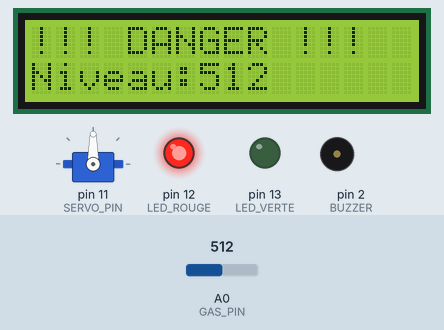
Bench run of a sketch on a simulated Arduino Uno, built with avr-gcc and run on an emulated ATmega328P. On the bench: 16×2 character LCD, servo, output pins drawn as LEDs (lit = HIGH), buzzer (waves = sounding, pin HIGH). Inputs (shaded band) come from the test bench; at power-on: A0 (GAS_PIN) = 512. What the sketch prints to the serial monitor is not drawn.

Above: at 3.4 s.
3.5 s: A0 (GAS_PIN) set to 406
At 4.1 s:
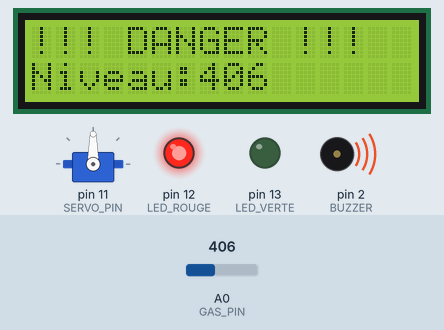
5.8 s: A0 (GAS_PIN) set to 390
At 6.6 s:
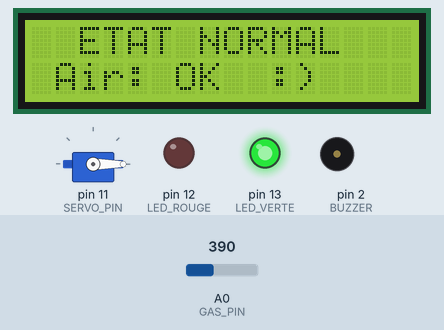
7.5 s: A0 (GAS_PIN) set to 410
At 7.73 s:
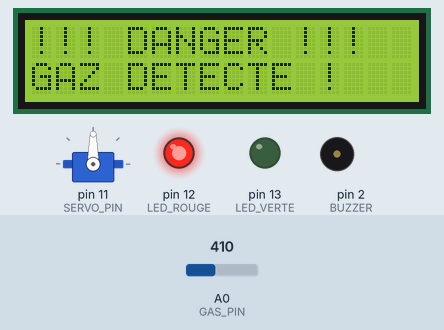
9.9 s: A0 (GAS_PIN) set to 306
At 11.5 s:
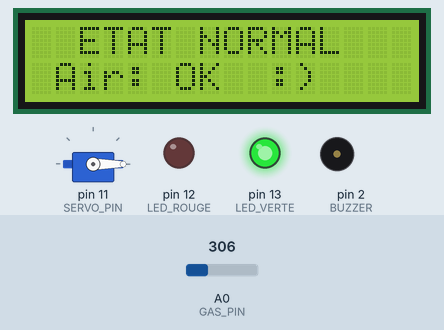
Timing chart, 0 to 12.5 s (numbered marks = the images above; inputs shaded):
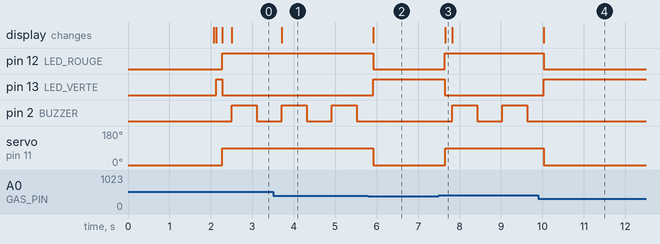

The sketch:

sketch_apr23a.ino
```cpp
// ============================================================
//   SMART GAS DETECTOR - Projet IoT
//   Composants : MQ-2, LCD 16x2, LED Rouge, LED Verte,
//                Buzzer, Servo (fenêtre), Virtual Terminal
//   Simulation Proteus 8 + Arduino IDE
// ============================================================

#include <LiquidCrystal.h>//pour controler l ecran LCD
#include <Servo.h>//pour controler le moteur

// --- Broches ---
#define GAS_PIN     A0   // Capteur MQ-2 sortie analogique
#define LED_ROUGE   12    // LED rouge = danger
#define LED_VERTE   13   // LED verte = normal
#define BUZZER      2    // Buzzer sonore
#define SERVO_PIN   11    // Servo = ouverture fenêtre

// LCD (RS, E, D4, D5, D6, D7)
LiquidCrystal lcd(8, 7 , 6 , 5, 4, 3);

Servo servoFenetre;

// --- Seuil de détection ---
// Valeur analogique 0-1023. En dessous = normal, au dessus = gaz détecté
// Ajuste selon tes tests dans Proteus (entre 300 et 500 généralement)
const int SEUIL_GAZ = 400;

// --- Variables ---
int valeurGaz = 0;
bool etatAlerte = false;
unsigned long dernierBip = 0;
bool buzzerOn = false;

// ============================================================
void setup() {
  // Initialisation LCD
  lcd.begin(16, 2);
  lcd.clear();

  // Initialisation broches
  pinMode(LED_ROUGE, OUTPUT);
  pinMode(LED_VERTE, OUTPUT);
  pinMode(BUZZER, OUTPUT);

  // Initialisation servo - fenêtre fermée au démarrage
  servoFenetre.attach(SERVO_PIN);
  servoFenetre.write(0);   // 0° = fenêtre fermée

  // Communication série ? Virtual Terminal (Proteus)
  Serial.begin(9600);

  // Message de démarrage sur LCD
  lcd.setCursor(0, 0);
  lcd.print("  GAS DETECTOR  ");
  lcd.setCursor(0, 1);
  lcd.print("  Demarrage...  ");
  delay(2000);
  lcd.clear();

  // Message de démarrage sur Virtual Terminal
  Serial.println("=== Smart Gas Detector ===");
  Serial.println("Systeme pret. Surveillance en cours...");
  Serial.println("Seuil alerte: 400");
  Serial.println("==========================");

  // État initial = NORMAL
  etatNormal();
}

// ============================================================
void loop() {
  // Lire le capteur MQ-2
  valeurGaz = analogRead(GAS_PIN);

  if (valeurGaz >= SEUIL_GAZ) {
    // --- ALERTE GAZ DETECTE ---
    if (!etatAlerte) {
      etatAlerte = true;
      etatAlerteGaz();
    }
    // Buzzer qui bipe en continu (alternance ON/OFF)
    bipperBuzzer();

  } else {
    // --- ÉTAT NORMAL ---
    if (etatAlerte) {
      etatAlerte = false;
      etatNormal();
      Serial.println("[INFO] Gaz disperse. Retour a la normale.");
    }
  }

  delay(200); // Pause lecture
}

// ============================================================
//  Fonction : État NORMAL (pas de gaz)
// ============================================================
void etatNormal() {
  // LEDs
  digitalWrite(LED_VERTE, HIGH);   // Verte allumée
  digitalWrite(LED_ROUGE, LOW);    // Rouge éteinte

  // Buzzer éteint
  digitalWrite(BUZZER, LOW);
  buzzerOn = false;

  // Servo : ferme la fenêtre (0°)
  servoFenetre.write(0);

  // Affichage LCD
  lcd.clear();
  lcd.setCursor(0, 0);
  lcd.print("  ETAT NORMAL   ");
  lcd.setCursor(0, 1);
  lcd.print(" Air: OK  :)    ");

  // Message Virtual Terminal (simule SMS)
  Serial.println("----------------------------");
  Serial.println("[STATUS] AIR NORMAL");
  Serial.println("Pas de gaz detecte.");
  Serial.println("LED verte allumee.");
  Serial.println("Fenetre: FERMEE");
  Serial.println("----------------------------");
}

// ============================================================
//  Fonction : ALERTE - Gaz détecté
// ============================================================
void etatAlerteGaz() {
  // LEDs
  digitalWrite(LED_VERTE, LOW);    // Verte éteinte
  digitalWrite(LED_ROUGE, HIGH);   // Rouge allumée

  // Servo : ouvre la fenêtre (90°)
  servoFenetre.write(90);

  // Affichage LCD - Ligne 1
  lcd.clear();
  lcd.setCursor(0, 0);
  lcd.print("!!! DANGER !!!  ");
  lcd.setCursor(0, 1);
  lcd.print("GAZ DETECTE !   ");

  // Message Virtual Terminal (simule envoi SMS)
  Serial.println("****************************");
  Serial.println("[!!! ALERTE !!!]");
  Serial.println("GAZ DETECTE DANS L'AIR !");
  Serial.println(">> RENTREZ A LA MAISON !");
  Serial.println(">> Fenetre ouverte AUTO.");
  Serial.println(">> Buzzer active.");
  Serial.println(">> LED rouge allumee.");
  Serial.print("[Valeur capteur MQ-2: ");
  Serial.print(valeurGaz);
  Serial.println("]");
  Serial.println("****************************");
}

// ============================================================
//  Fonction : Bip du buzzer (sonnerie intermittente)
// ============================================================
void bipperBuzzer() {
  unsigned long maintenant = millis();

  // Bip toutes les 500ms
  if (maintenant - dernierBip >= 500) {
    dernierBip = maintenant;
    buzzerOn = !buzzerOn;
    digitalWrite(BUZZER, buzzerOn ? HIGH : LOW);

    // Mettre à jour LCD pour afficher la valeur en temps réel
    lcd.setCursor(0, 1);
    lcd.print("Niveau:");
    lcd.print(valeurGaz);
    lcd.print("    ");
  }
}
```

Measured:
- the behaviour switches between 400 and 399 on A0 (GAS_PIN) (found by bisection; images 1 and 2)
- after the input at 3.5 s, the display: changes after 0.21 s (image 1)
- after the input at 5.8 s, pin 12 (LED_ROUGE): HIGH → LOW after 0.12 s; pin 13 (LED_VERTE): LOW → HIGH after 0.12 s; pin 2 (BUZZER): stays LOW (without the input it goes to HIGH after 0.32 s); servo on pin 11 (SERVO_PIN): 90° → 0° after 0.12 s; the display: changes after 0.12 s (image 2)
- after the input at 7.5 s, pin 12 (LED_ROUGE): LOW → HIGH after 0.15 s; pin 13 (LED_VERTE): HIGH → LOW after 0.15 s; pin 2 (BUZZER): alternates HIGH for 0.60 s and LOW for 0.60 s, starting after 0.32 s; servo on pin 11 (SERVO_PIN): 0° → 90° after 0.15 s; the display: changes after 0.15 s (image 3)
- after the input at 9.9 s, pin 12 (LED_ROUGE): HIGH → LOW after 0.13 s; pin 13 (LED_VERTE): LOW → HIGH after 0.13 s; pin 2 (BUZZER): stops changing and stays LOW; servo on pin 11 (SERVO_PIN): 90° → 0° after 0.14 s; the display: changes after 0.14 s (image 4)
- by itself, pin 2 (BUZZER): alternates HIGH for 0.60 s and LOW for 0.60 s
